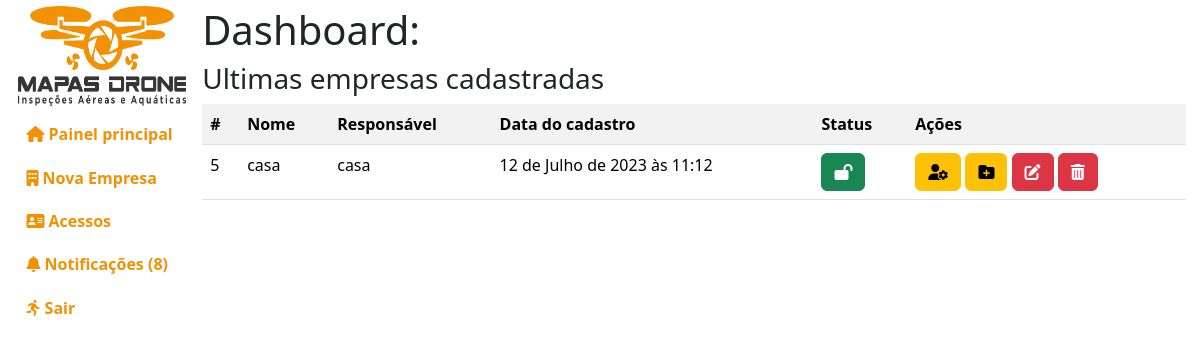
Before: /administracao/ (signed in) with the older database file.
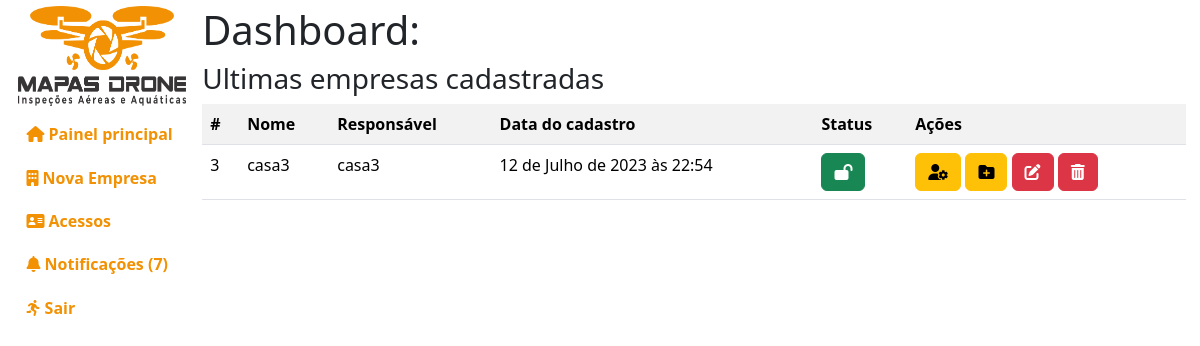
After: the same page with the newer database file.
### empresa/models.py (models this page shows, shortened)
class Empresa(models.Model):
    cnpj = models.CharField(max_length=18, default="", unique=True)
    slug_da_empresa = models.CharField(max_length=255, default="", unique=True)
    nome_da_empresa = models.CharField(max_length=255, default="", unique=True)
    nome_do_responsavel = models.CharField(
        max_length=255, default="", unique=True)
    telefone = models.CharField(max_length=16, default="", unique=True)
    pasta = models.CharField(max_length=255, default="")
    criado = models.DateTimeField(default=timezone.now)
    ativo = models.BooleanField(default=True)
    class Meta:
        db_table = "empresa"
        verbose_name = "Empresa"
        verbose_name_plural = "Empresas"
        ordering = ["-id"]

### administracao/views.py (the view)
# urls.py: path("", views.index),
def index(request):
    if request.user.is_authenticated and request.user.is_superuser:
        empresas = Empresa.objects.all()
        notificacoes = pega_notificacoes(request=request)
        context = {"empresas": empresas,
                   "notificacoes": notificacoes, "aviso": aviso(request)}
        return render(request, "administracao/public/home.html", context)
    info(request, msg="Você não tem permissão para acessar essa página!")
    return redirect("/")

### index/auxiliar.py (called while the page is built)
def pega_notificacoes(request):
    try:
        login = Login.objects.get(usuario=request.user)
        notificacoes = Notificacoes.objects.filter(empresa=login.empresa)
    except:
        notificacoes = Notificacoes.objects.all()
    return notificacoes

def aviso(request):
    nl = 0
    aviso = False
    for n in pega_notificacoes(request=request):
        if not n.visto:
            nl += 1
    if nl > 0:
        aviso = True
    return aviso

### templates/administracao/public/home.html (shortened to what this page needs)
{% extends 'base.html' %}
{% load static %}
{% load django_bootstrap5 %}
{% block css %}
<link rel="stylesheet" href="{% static 'index/css/administracao.css' %}">
{% endblock %}
{% block ld %}
<h1>Dashboard:</h1>
<div class="ultimas-empresas">
    {% if empresas %}
        <h3>Ultimas empresas cadastradas</h3>
        <table class="table table-striped">
            <tr>
                <th>#</th>
                <th>Nome</th>
                <th>Respons&aacute;vel</th>
                <th>Data do cadastro</th>
                <th>Status</th>
                <th>A&ccedil;&otilde;es</th>
            </tr>
            {% for empresa in empresas%}
            <tr>
                <td>{{empresa.id}}</td>
                <td>{{empresa.nome_da_empresa}}</td>
                <td>{{empresa.nome_do_responsavel}}</td>
                <td>{{empresa.criado}}</td>
                <td>
                    {% if empresa.ativo %}
                        <a class="btn btn-success" href="/empresa/ativar/{{empresa.id}}/desativar/"
                            data-toggle="tooltip" data-placement="top" title="Ativa/Desativar empresa">
                            <i class="fa-solid fa-lock-open"></i>
                        </a>
                    {% else %}
                        <a class="btn btn-danger" href="/empresa/ativar/{{empresa.id}}/ativar/"
                            data-toggle="tooltip" data-placement="top" title="Ativa/Desativar empresa">
                            <i class="fa-solid fa-lock"></i>
                        </a>
                    {% endif %}
                </td>
                <td>
                    <a class="btn btn-warning" href="usuarios/{{empresa.slug_da_empresa}}"
                        data-toggle="tooltip" data-placement="top" title="Gerenciar usu&aacute;rios">
                        <i class="fa-solid fa-user-gear"></i>
                    </a>
                    <a class="btn btn-warning" href="projetos/{{empresa.slug_da_empresa}}"
                        data-toggle="tooltip" data-placement="top" title="Gerenciar Projetos">
                        <i class="fa-solid fa-folder-plus"></i>
                    </a>
                    <a class="btn btn-danger" href="/empresa/editar/{{empresa.id}}"
                        data-toggle="tooltip" data-placement="top" title="Editar empresa">
                        <i class="fa-solid fa-pen-to-square"></i>
                    </a>
                    <a class="btn btn-danger" href="/empresa/excluir/{{empresa.id}}"
                    data-toggle="tooltip" data-placement="top" title="Excluir empresa">
                        <i class="fa-solid fa-trash-can"></i>
                    </a>
                </td>
            </tr>
            {% endfor %}
        </table>
    {% else %}
        <div class="alert alert-danger">N&atilde;o possue empresas cadastradas</div>
    {% endif %}
</div>
{% endblock %}

Changed rows visible on the page:
removed Empresa: id "5", nome_da_empresa "casa", nome_do_responsavel "casa", criado "12 de Julho de 2023 às 11:12"
added Empresa: id "3", nome_da_empresa "casa3", nome_do_responsavel "casa3", criado "12 de Julho de 2023 às 22:54"
Other visible differences:
{{ notificacoes|length }}: "8" → "7"
